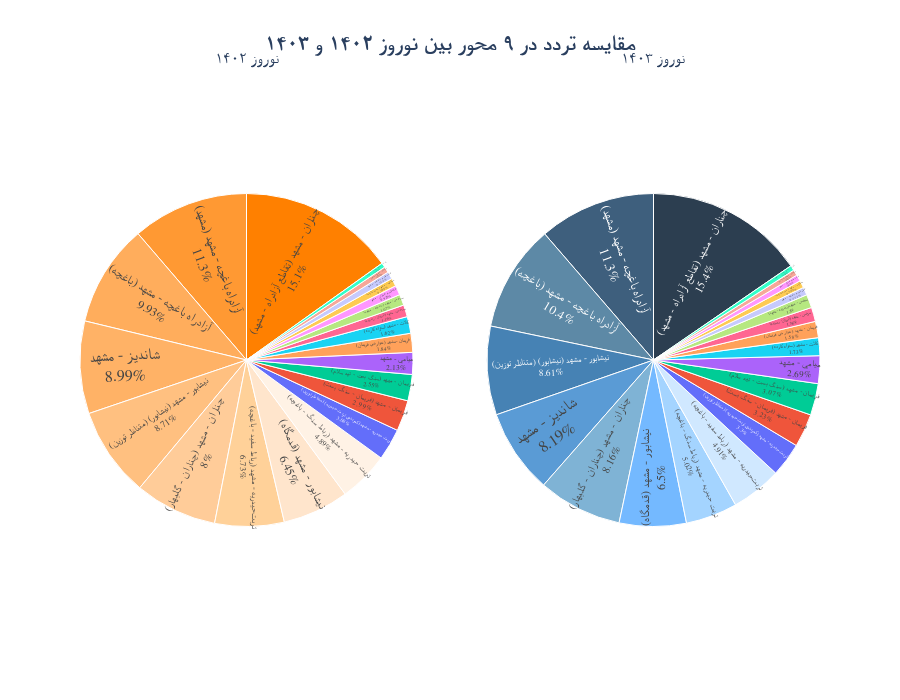

The notebook cell saved with this chart:
### Code cell
import plotly.graph_objects as go
from plotly.subplots import make_subplots

# Prepare data
df_bar = df_merged[['name_x', 'est_sum_total_est_x', 'est_sum_total_est_y']].copy()
df_bar.columns = ['محور', 'نوروز ۱۴۰۲', 'نوروز ۱۴۰۳']

# Slightly improved colors (dark to light)
colors_1402 = ['#FF8000', '#FF9933', '#FFAD5C', '#FFB266', '#FFC080', '#FFCC99', '#FFD199', '#FFE5CC', '#FFF2E5']
colors_1403 = ['#2C3E50', '#3E5F7D', '#5D89A6', '#4682B4', '#5A9BD5', '#7FB3D5', '#74B9FF', '#A4D4FF', '#D0E8FF']

# Sort data by values (descending) separately for each year
df_bar_1402 = df_bar.sort_values(by='نوروز ۱۴۰۲', ascending=False).reset_index(drop=True)
df_bar_1403 = df_bar.sort_values(by='نوروز ۱۴۰۳', ascending=False).reset_index(drop=True)

# Create subplots
fig = make_subplots(rows=1, cols=2, specs=[[{'type':'domain'}, {'type':'domain'}]])

# First pie chart (Nowruz 1402)
fig.add_trace(go.Pie(
    labels=df_bar_1402['محور'],
    values=df_bar_1402['نوروز ۱۴۰۲'],
    name='نوروز ۱۴۰۲',
    marker=dict(colors=colors_1402[:len(df_bar_1402)]),
    textinfo='percent+label',
), row=1, col=1)

# Second pie chart (Nowruz 1403)
fig.add_trace(go.Pie(
    labels=df_bar_1403['محور'],
    values=df_bar_1403['نوروز ۱۴۰۳'],
    name='نوروز ۱۴۰۳',
    marker=dict(colors=colors_1403[:len(df_bar_1403)]),
    textinfo='percent+label',
), row=1, col=2)

# Layout settings
fig.update_layout(
    title='<b>مقایسه تردد در ۹ محور بین نوروز ۱۴۰۲ و ۱۴۰۳</b>',
    title_x=0.5,
    font=dict(family='Yas', size=16),
    template='plotly_white',
    height=700,
    showlegend=False,  # <--- No legend
    hovermode='closest',
    annotations=[
        dict(text='نوروز ۱۴۰۲', x=0.18, y=1.1, font_size=16, showarrow=False),
        dict(text='نوروز ۱۴۰۳', x=0.82, y=1.1, font_size=16, showarrow=False)
    ]
)

fig.update_traces(
    textposition='inside',
    hoverinfo='label+percent+value',
    marker=dict(line=dict(color='#FFFFFF', width=1))
)

fig.show()

### Figure 1 — Plotly figure (JSON) as saved in the notebook; plotly's stock layout.template omitted (floating-point values rounded to 4 significant figures)
{"data": [{"domain": {"x": [0, 0.45], "y": [0, 1]}, "hoverinfo": "label+percent+value", "labels": ["چناران - مشهد (تقاطع آزادراه - مشهد)", "آزادراه باغچه - مشهد (مشهد)", "آزادراه باغچه - مشهد (باغچه)", "شانديز - مشهد", "نيشابور - مشهد (نيشابور) (متناظر توزين)", "چناران - مشهد (چناران - گلبهار)", "تربتحيدريه - مشهد (رباط سفيد - باغچه)", "نيشابور - مشهد (قدمگاه)", "تریت حیدریه - مشهد (رباط سنگ - باغچه)", "تربت حيدريه - مشهد (کمربندي تربت حيدريه) (متناظر توزين)", "فريمان - مشهد (فريمان - سنگ بست)", "فريمان - مشهد (سنگ بست - تپه سلام)", "ميامي - مشهد", "فريمان - مشهد (عوارضي فريمان)", "کلات - مشهد (سهراه کارده)", "سرخس - مشهد (آبروان - رضويه)", "سرخس - مشهد (رضويه - مشهد)", "جاده قديم چناران - مشهد", "سدکارده - مشهد (سهراه کارده)", "جاده قديم باغچه - مشهد", "سرخس - مشهد (سرخس)", "کلات - مشهد (چنار - مشهد)"], "marker": {"colors": ["#FF8000", "#FF9933", "#FFAD5C", "#FFB266", "#FFC080", "#FFCC99", "#FFD199", "#FFE5CC", "#FFF2E5"], "line": {"color": "#FFFFFF", "width": 1}}, "name": "نوروز ۱۴۰۲", "textinfo": "percent+label", "textposition": "inside", "type": "pie", "values": [727795, 543173, 477524, 432120, 418924, 384865, 323509, 309956, 234986, 147926, 144001, 122788, 102199, 88555, 77905, 55595, 51387, 44544, 37782, 34356, 27663, 21256]}, {"domain": {"x": [0.55, 1], "y": [0, 1]}, "hoverinfo": "label+percent+value", "labels": ["چناران - مشهد (تقاطع آزادراه - مشهد)", "آزادراه باغچه - مشهد (مشهد)", "آزادراه باغچه - مشهد (باغچه)", "نيشابور - مشهد (نيشابور) (متناظر توزين)", "شانديز - مشهد", "چناران - مشهد (چناران - گلبهار)", "نيشابور - مشهد (قدمگاه)", "تریت حیدریه - مشهد (رباط سنگ - باغچه)", "تربتحيدريه - مشهد (رباط سفيد - باغچه)", "تربت حيدريه - مشهد (کمربندي تربت حيدريه) (متناظر توزين)", "فريمان - مشهد (فريمان - سنگ بست)", "فريمان - مشهد (سنگ بست - تپه سلام)", "ميامي - مشهد", "کلات - مشهد (سهراه کارده)", "فريمان - مشهد (عوارضي فريمان)", "سرخس - مشهد (آبروان - رضويه)", "سرخس - مشهد (رضويه - مشهد)", "جاده قديم باغچه - مشهد", "سدکارده - مشهد (سهراه کارده)", "جاده قديم چناران - مشهد", "سرخس - مشهد (سرخس)", "کلات - مشهد (چنار - مشهد)"], "marker": {"colors": ["#2C3E50", "#3E5F7D", "#5D89A6", "#4682B4", "#5A9BD5", "#7FB3D5", "#74B9FF", "#A4D4FF", "#D0E8FF"], "line": {"color": "#FFFFFF", "width": 1}}, "name": "نوروز ۱۴۰۳", "textinfo": "percent+label", "textposition": "inside", "type": "pie", "values": [703800.0, 516800.0, 474100.0, 392800.0, 373300.0, 372200.0, 296300.0, 229100.0, 223900.0, 150600.0, 147500.0, 140200.0, 122700.0, 79000.0, 72140.0, 62830.0, 59220.0, 35180.0, 32210.0, 28580.0, 25750.0, 22530.0]}], "layout": {"annotations": [{"font": {"size": 16}, "showarrow": false, "text": "نوروز ۱۴۰۲", "x": 0.18, "y": 1.1}, {"font": {"size": 16}, "showarrow": false, "text": "نوروز ۱۴۰۳", "x": 0.82, "y": 1.1}], "font": {"family": "Yas", "size": 16}, "height": 700, "hovermode": "closest", "showlegend": false, "title": {"text": "<b>مقایسه تردد در ۹ محور بین نوروز ۱۴۰۲ و ۱۴۰۳</b>", "x": 0.5}}}
